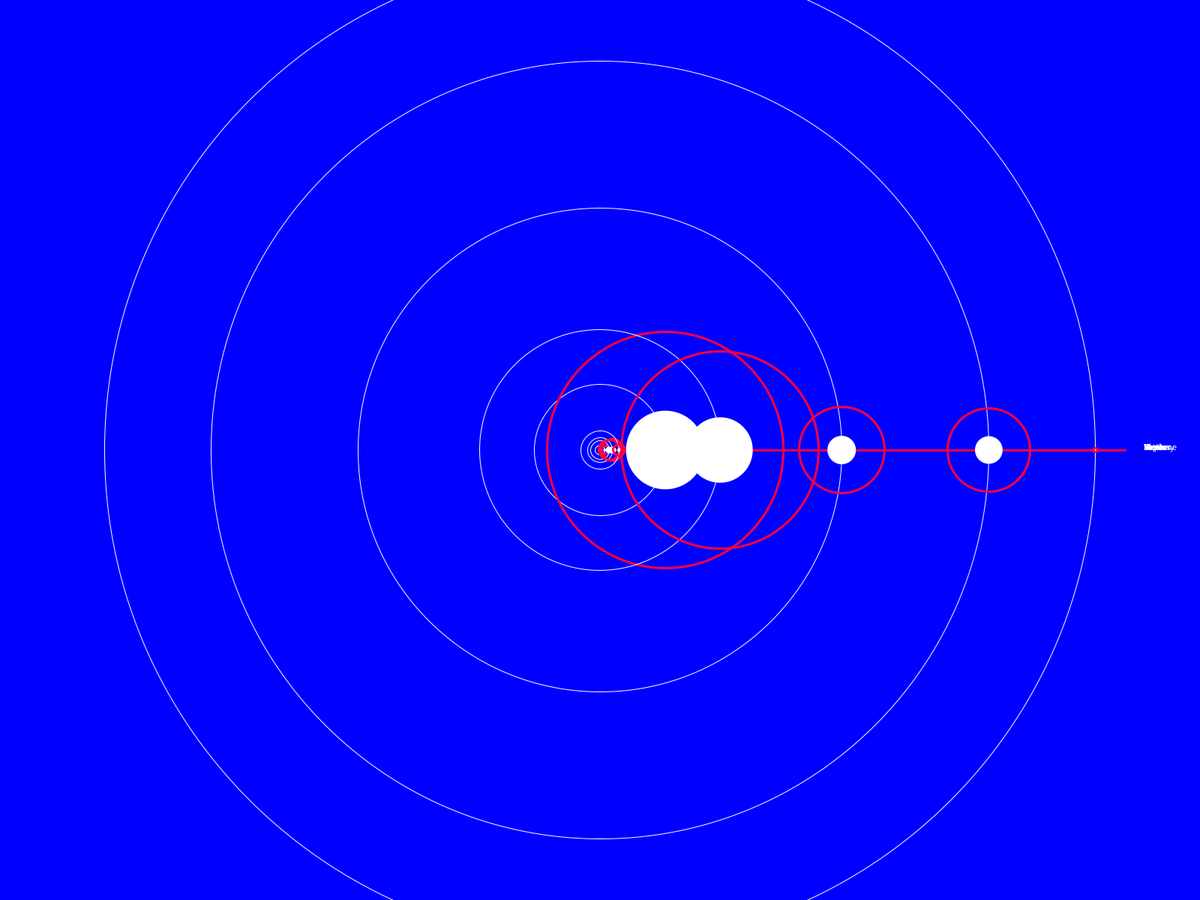
Frame 1 (no input)
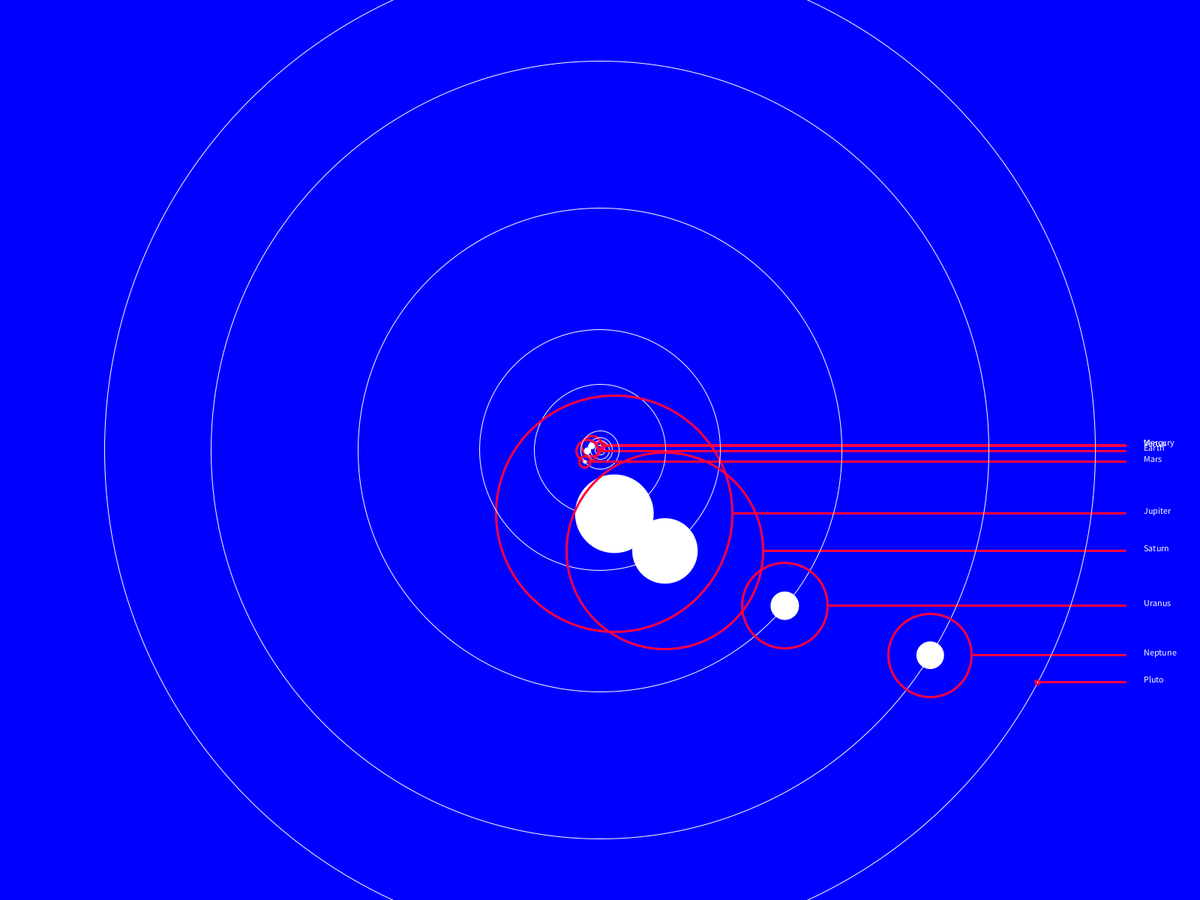
Frame 60 (the mouse pressed at the canvas centre just before this capture)
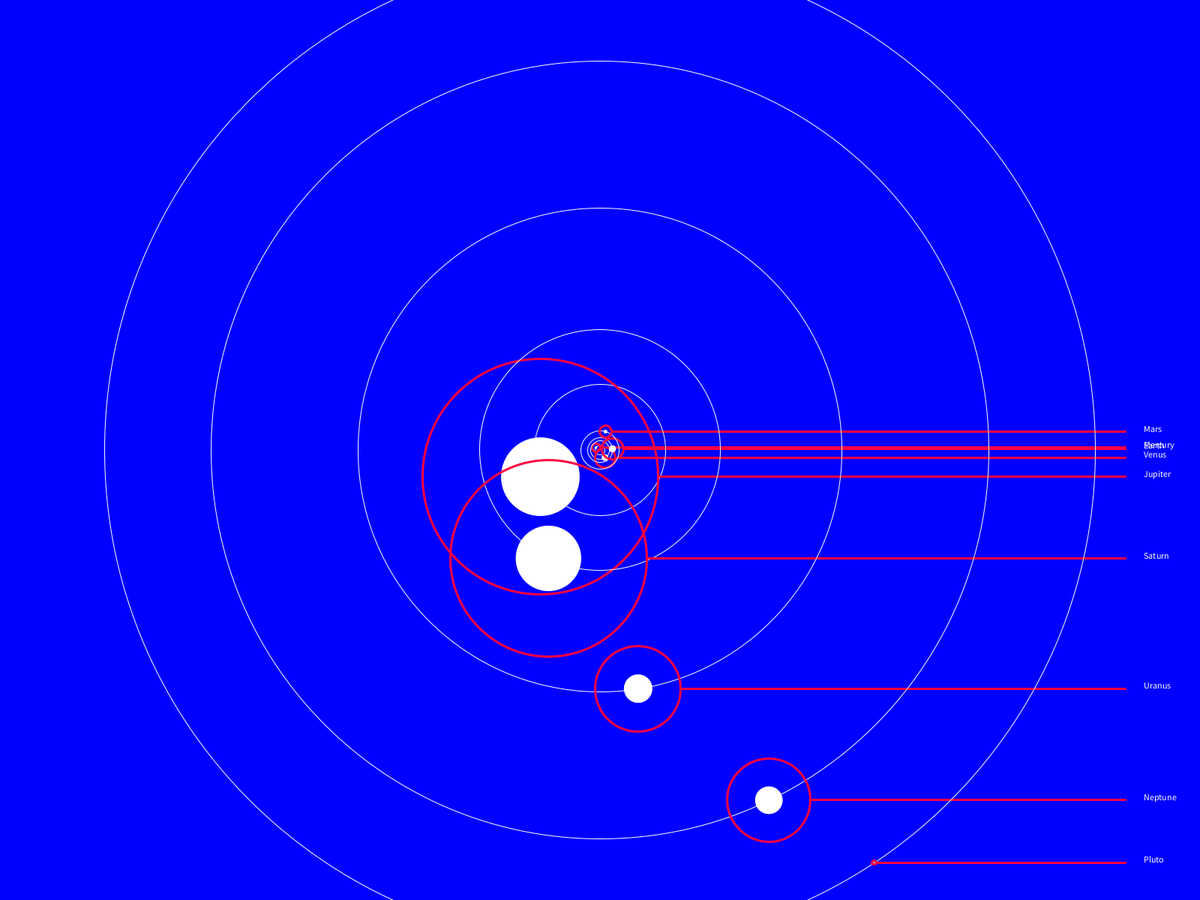
Frame 120 (the mouse held since frame 60 and released just before this capture)

The Processing sketch that drew these frames (run headless with seeded random() and noise(); from frame 60 on, the mouse is pressed at the canvas centre):

// Processing sketch: LSIp7_01_Array
// ── LSIp7_01_Array.pde
String[] planetNames = {"Mercury", "Venus", "Earth", "Mars", "Jupiter", "Saturn", "Uranus", "Neptune", "Pluto"};
float[] planetDists = {3.5, 6.7, 9.3, 14.2, 48.4, 88.9, 179, 288, 367};
float[] planetRads = {2.440, 6.052, 6.371, 3.390, 69.911, 58.232, 25.362, 24.622, 1.188};
float[] planetSpeeds = {47.9, 35.0, 29.8, 24.1, 13.1, 9.7, 6.8, 5.4, 4.74};
float[] planetPos = {0, 0, 0, 0, 0, 0, 0, 0, 0};

void setup() {
  fullScreen();
  background(0, 0, 255);
  smooth(64);
}

void draw() {
  background(0, 0, 255);
  for (int i=0; i<planetNames.length; i++) {
    float a = radians(planetPos[i]);
    planetPos[i]+=(planetSpeeds[i]*0.1);
    float d = planetDists[i]*1.8;
    float px = width/2+cos(a)*d;
    float py = height/2+sin(a)*d;
    float sz = planetRads[i]*1.5;
    noFill();
    strokeWeight(1);
    stroke(255);
    ellipse(width/2, height/2, d*2, d*2);
    strokeWeight(3);
    stroke(255, 0, 65);
    ellipse(px, py, sz*3, sz*3);
    line(px+(sz*1.5), py, width-100, py);
    text(planetNames[i], width-75, py);
    noStroke();
    fill(255);
    ellipse(px, py, sz, sz);
  }
}
